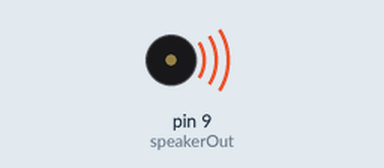
Simulated run of this sketch. Board: Arduino Uno, built with avr-gcc and run on an emulated ATmega328P. Shown: buzzer (waves = sounding). What the sketch prints to the serial monitor is not drawn. At 55.6 s the program stops and its outputs stay as they are.

Above: at 0.1 s.
At 36.6 s:
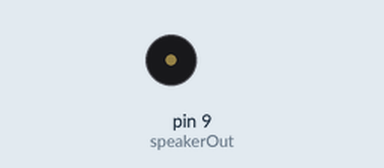
Timing chart, 0 to 40.0 s (numbered marks = the images above):
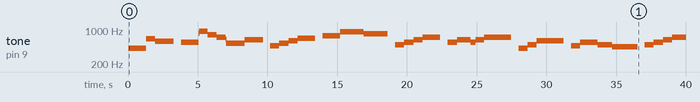

The sketch:

sketch_nov22b.ino
```cpp
/* Play Melody
 * -----------
 *
 * Program to play a simple melody
 *
 * Tones are created by quickly pulsing a speaker on and off
 *   using PWM, to create signature frequencies.
 *
 * Each note has a frequency, created by varying the period of
 *  vibration, measured in microseconds. We'll use pulse-width
 *  modulation (PWM) to create that vibration.

 * We calculate the pulse-width to be half the period; we pulse
 *  the speaker HIGH for 'pulse-width' microseconds, then LOW
 *  for 'pulse-width' microseconds.
 *  This pulsing creates a vibration of the desired frequency.
 *
 * (cleft) 2005 D. Cuartielles for K3
 * Refactoring and comments 2006 clay.shirky@nyu.edu
 * See NOTES in comments at end for possible improvements
 */

// TONES  ==========================================
// Start by defining the relationship between
//       note, period, &  frequency.
// #define  c     3830    // 261 Hz
// #define  d     3400    // 294 Hz
// #define  e     3038    // 329 Hz
// #define  f     2864    // 349 Hz
// #define  g     2550    // 392 Hz
// #define  a     2272    // 440 Hz
// #define  b     2028    // 493 Hz
// #define  C     1912    // 523 Hz
// Define a special note, 'R', to represent a rest
// #define  R     0

#include "pitches.h"

// SETUP ============================================
// Set up speaker on a PWM pin (digital 9, 10 or 11)
int speakerOut = 9;
// Do we want debugging on serial out? 1 for yes, 0 for no
int DEBUG = 0;

void setup() {
  pinMode(speakerOut, OUTPUT);
  if (DEBUG) {
    //Serial.begin(9600); // Set serial out if we want debugging
  }
  Serial.begin(9600); // Set serial out if we want debugging
}

// MELODY and TIMING  =======================================
//  melody[] is an array of notes, accompanied by beats[],
//  which sets each note's relative length (higher #, longer note)

// Negaraku Melody

int melody[] = {
  NOTE_D7, NOTE_D7, NOTE_F6, NOTE_A6, 0,
  NOTE_A6, NOTE_A6, NOTE_C6, NOTE_E6, NOTE_F6, NOTE_AS6, NOTE_A6, NOTE_G6, 0,
  NOTE_C7, NOTE_AS6, NOTE_GS6, NOTE_FS6, 0,
  NOTE_E6, NOTE_DS6, NOTE_B5, NOTE_C6, NOTE_D6, NOTE_DS6, 0,
  NOTE_B6, NOTE_A6, NOTE_G6, NOTE_F6, 0,
  NOTE_A6, NOTE_G6, NOTE_A6, NOTE_G6, NOTE_F6, NOTE_E6, 0,
  NOTE_D7, NOTE_B6, NOTE_G6, NOTE_A6, 0,
  NOTE_C7, NOTE_A6, NOTE_AS6, NOTE_B6, NOTE_CS7, NOTE_C7, 0,
  NOTE_B6, NOTE_A6, NOTE_G6, NOTE_F6, 0,
  NOTE_A6, NOTE_G6, NOTE_A6, NOTE_G6, NOTE_F6, NOTE_E6, 0,
  NOTE_D7, NOTE_B6, NOTE_G6, NOTE_A6, 0,
  NOTE_C7, NOTE_A6, NOTE_AS6, NOTE_B6, NOTE_D7, NOTE_E7, 0
};
int beats[]  = {
  64, 64, 64, 128, 12,
  64, 64, 64, 64, 64, 100, 32, 128, 12,
  64, 64, 64, 128, 12,
  64, 64, 64, 100, 32, 138, 12,
  64, 64, 64, 128, 12,
  64, 100, 32, 64, 64, 128, 12,
  64, 64, 64, 128, 12,
  64, 64, 64, 100, 32, 148, 12,
  64, 64, 64, 128, 12,
  64, 100, 32, 64, 64, 128, 12,
  64, 64, 64, 128, 12,
  64, 64, 64, 100, 32, 148

};

char* lyrics[] = {
  "ne", "ga", "ra", "ku", "\n",
  "ta", "nah ", "tum", "pah", "nya ", "da", "rah", "ku", "\n",
  "rak", "yat ", "hi", "dup", "\n",
  "ber", "sa", "tu ", "dan ", "ma", "ju ", "\n",
  "rah", "mat ", "bah", "gia", "\n",
  "tu", "han ", "kur", "ni", "a", "kan", "\n",
  "ra", "ja ", "ki", "ta", "\n",
  "se", "la", "mat ", "ber", "takh", "ta", "\n",
  "rah", "mat ", "bah", "gia", "\n",
  "tu", "han ", "kur", "ni", "a", "kan", "\n",
  "ra", "ja ", "ki", "ta", "\n",
  "se", "la", "mat ", "ber", "takh", "ta", "\n"
};

int MAX_COUNT = sizeof(melody) / 2; // Melody length, for looping.

// Set overall tempo
long tempo = 10000;
// Set length of pause between notes
int pause = 1000;
// Loop variable to increase Rest length
int rest_count = 100; //<-BLETCHEROUS HACK; See NOTES

// Initialize core variables
int tone_ = 0;
int beat = 0;
long duration  = 0;

// PLAY TONE  ==============================================
// Pulse the speaker to play a tone for a particular duration
void playTone() {
  long elapsed_time = 0;
  if (tone_ > 0) { // if this isn't a Rest beat, while the tone has
    //  played less long than 'duration', pulse speaker HIGH and LOW
    while (elapsed_time < duration) {

      digitalWrite(speakerOut,HIGH);
      delayMicroseconds(tone_ / 2);

      // DOWN
      digitalWrite(speakerOut, LOW);
      delayMicroseconds(tone_ / 2);

      // Keep track of how long we pulsed
      elapsed_time += (tone_);
    }
  }
  else { // Rest beat; loop times delay
    for (int j = 0; j < rest_count; j++) { // See NOTE on rest_count
      delayMicroseconds(duration);
    }
  }
}

// LET THE WILD RUMPUS BEGIN =============================
void loop() {
  // Set up a counter to pull from melody[] and beats[]
  Serial.print(lyrics[0]);
  for (int i=0; i<MAX_COUNT; i++) {
    tone_ = melody[i];
    beat = beats[i];

    duration = beat * tempo; // Set up timing

    playTone();
    // A pause between notes...
    delayMicroseconds(pause);

    if (DEBUG) { // If debugging, report loop, tone, beat, and duration
      Serial.print(i);
      Serial.print(":");
      Serial.print(beat);
      Serial.print(" ");
      Serial.print(tone_);
      Serial.print(" ");
      Serial.println(duration);
    }

    Serial.print(lyrics[i+1]);
  }
  exit(0);
}

/*
 * NOTES
 * The program purports to hold a tone for 'duration' microseconds.
 *  Lies lies lies! It holds for at least 'duration' microseconds, _plus_
 *  any overhead created by incremeting elapsed_time (could be in excess of
 *  3K microseconds) _plus_ overhead of looping and two digitalWrites()
 *
 * As a result, a tone of 'duration' plays much more slowly than a rest
 *  of 'duration.' rest_count creates a loop variable to bring 'rest' beats
 *  in line with 'tone' beats of the same length.
 *
 * rest_count will be affected by chip architecture and speed, as well as
 *  overhead from any program mods. Past behavior is no guarantee of future
 *  performance. Your mileage may vary. Light fuse and get away.
 *
 * This could use a number of enhancements:
 * ADD code to let the programmer specify how many times the melody should
 *     loop before stopping
 * ADD another octave
 * MOVE tempo, pause, and rest_count to #define statements
 * RE-WRITE to include volume, using analogWrite, as with the second program at
 *          http://www.arduino.cc/en/Tutorial/PlayMelody
 * ADD code to make the tempo settable by pot or other input device
 * ADD code to take tempo or volume settable by serial communication
 *          (Requires 0005 or higher.)
 * ADD code to create a tone offset (higer or lower) through pot etc
 * REPLACE random melody with opening bars to 'Smoke on the Water'
 */
```

pitches.h
```cpp
/*************************************************
 * Public Constants
 *************************************************/

#define NOTE_B0  31
#define NOTE_C1  33
#define NOTE_CS1 35
#define NOTE_D1  37
#define NOTE_DS1 39
#define NOTE_E1  41
#define NOTE_F1  44
#define NOTE_FS1 46
#define NOTE_G1  49
#define NOTE_GS1 52
#define NOTE_A1  55
#define NOTE_AS1 58
#define NOTE_B1  62
#define NOTE_C2  65
#define NOTE_CS2 69
#define NOTE_D2  73
#define NOTE_DS2 78
#define NOTE_E2  82
#define NOTE_F2  87
#define NOTE_FS2 93
#define NOTE_G2  98
#define NOTE_GS2 104
#define NOTE_A2  110
#define NOTE_AS2 117
#define NOTE_B2  123
#define NOTE_C3  131
#define NOTE_CS3 139
#define NOTE_D3  147
#define NOTE_DS3 156
#define NOTE_E3  165
#define NOTE_F3  175
#define NOTE_FS3 185
#define NOTE_G3  196
#define NOTE_GS3 208
#define NOTE_A3  220
#define NOTE_AS3 233
#define NOTE_B3  247
#define NOTE_C4  262
#define NOTE_CS4 277
#define NOTE_D4  294
#define NOTE_DS4 311
#define NOTE_E4  330
#define NOTE_F4  349
#define NOTE_FS4 370
#define NOTE_G4  392
#define NOTE_GS4 415
#define NOTE_A4  440
#define NOTE_AS4 466
#define NOTE_B4  494
#define NOTE_C5  523
#define NOTE_CS5 554
#define NOTE_D5  587
#define NOTE_DS5 622
#define NOTE_E5  659
#define NOTE_F5  698
#define NOTE_FS5 740
#define NOTE_G5  784
#define NOTE_GS5 831
#define NOTE_A5  880
#define NOTE_AS5 932
#define NOTE_B5  988
#define NOTE_C6  1047
#define NOTE_CS6 1109
#define NOTE_D6  1175
#define NOTE_DS6 1245
#define NOTE_E6  1319
#define NOTE_F6  1397
#define NOTE_FS6 1480
#define NOTE_G6  1568
#define NOTE_GS6 1661
#define NOTE_A6  1760
#define NOTE_AS6 1865
#define NOTE_B6  1976
#define NOTE_C7  2093
#define NOTE_CS7 2217
#define NOTE_D7  2349
#define NOTE_DS7 2489
#define NOTE_E7  2637
#define NOTE_F7  2794
#define NOTE_FS7 2960
#define NOTE_G7  3136
#define NOTE_GS7 3322
#define NOTE_A7  3520
#define NOTE_AS7 3729
#define NOTE_B7  3951
#define NOTE_C8  4186
#define NOTE_CS8 4435
#define NOTE_D8  4699
#define NOTE_DS8 4978
```

Measured:
- by itself, tone on pin 9 (speakerOut): plays 424 Hz for 1.3 s, 666 Hz for 0.64 s, 589 Hz for 1.3 s, 565 Hz for 1.3 s, 861 Hz for 0.04 s, 946 Hz for 0.60 s … (38 notes in this stretch)
